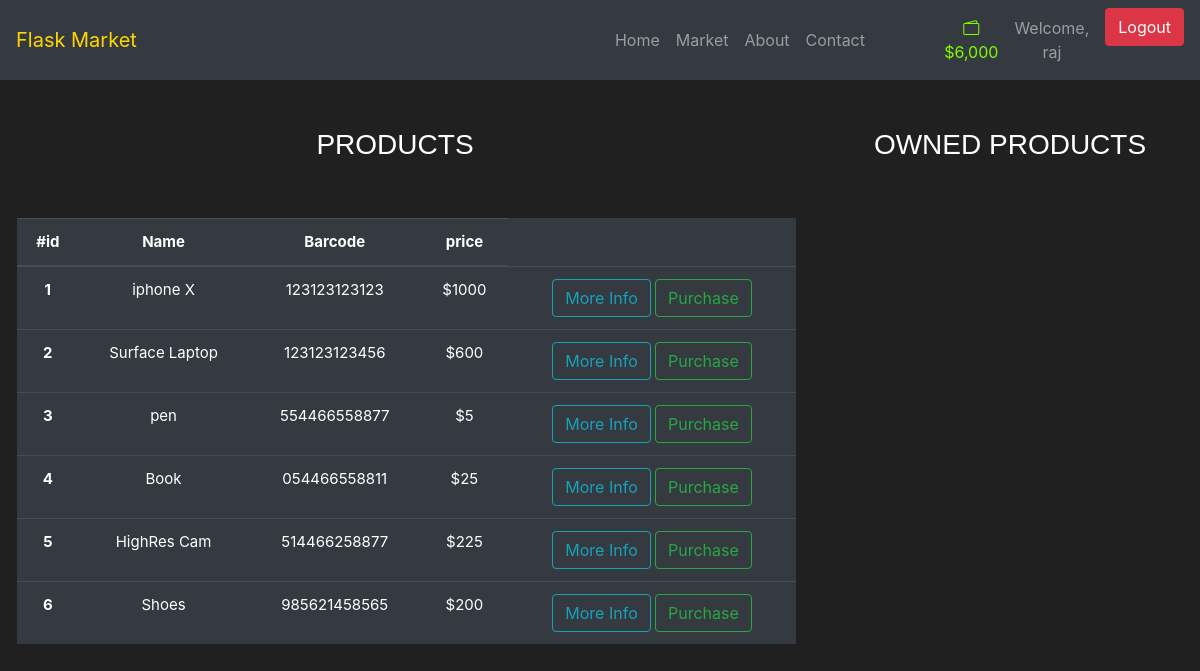
The app's page /market (signed in) with its own data.
### MARKET/model.py (models this page shows, shortened)
class User(db.Model, UserMixin):
    id = db.Column(db.Integer, primary_key=True)
    username = db.Column(db.String(length=30), nullable=False, unique=True)
    email = db.Column(db.String(length=50), nullable=False, unique=True)
    password_hash = db.Column(db.String(length=60), nullable=False)
    budget = db.Column(db.Integer(), nullable = False, default=1000)
    products = db.relationship('product', backref='owned_user', lazy=True)
    @property
    def prettier_budget(self):
        if len(str(self.budget)) >= 4:
            return f'{str(self.budget)[:-3]},{str(self.budget)[-3:]}'
        else:
            return f'{self.budget}'
    @property
    def password(self):
        return self.password

class product(db.Model):
    id = db.Column(db.Integer, primary_key=True)
    name = db.Column(db.String(length=30), nullable=False, unique=True)
    price = db.Column(db.Integer(), nullable=False)
    barcode = db.Column(db.String(length=12), nullable=False, unique=True)
    description = db.Column(db.String(length=1000), nullable=False, unique=True)
    owner = db.Column(db.Integer(), db.ForeignKey('user.id')) #user in lowercase

### MARKET/routes.py (the view, shortened to what this page needs)
@app.route("/market", methods=['GET', 'POST'])
@login_required
def market_page():
    purchase_form = PurchaseItemForm()
    sell_form = SellItemForm()
    add_money = AddMoney()
    if request.method == "GET":
        items = product.query.filter_by(owner=None)  # SQLAlchemy
        owned_items = product.query.filter_by(owner=current_user.id)
        return render_template('market.html', items=items, sell_form=sell_form, purchase_form=purchase_form, owned_items=owned_items, add_money=add_money)

### MARKET/model.py (called while the page is built)
@login_manager.user_loader
def load_user(user_id):
    return User.query.get(int(user_id))

### MARKET/templates/market.html (shortened to what this page needs)
{% extends 'base.html' %}
{% block bodydown %}
<br>
<div class="row" style="font-family: 'Oswald', sans-serif;">
    <div class="col-8">
        <h3 ID="p">PRODUCTS</h3>
    </div>
    <div class="col-4">
        <h3 id="op">OWNED PRODUCTS</h3>
    </div>
</div>
<br>
<br>
<div class="row" style="margin-left: 0.2%; font-size: 15px;">
    <div class="col-8">
        <table class="table table-hover table-dark">
            <thead>
            <tr>
                <th scope="col">#id</th>
                <th scope="col">Name</th>
                <th scope="col">Barcode</th>
                <th scope="col">price</th>
            </tr>
            </thead>
            <tbody>
            {% for item in items %}
            <tr>
                <th scope="row">{{item.id}}</th>
                <td>{{item.name}}</td>
                <td>{{item.barcode}}</td>
                <td>${{item.price}}</td>
                <td>
                    <button class="btn btn-outline btn-outline-info" data-toggle="modal" data-target="#Modal-MoreInfo-{{ item.id }}">More Info</button>
                    <button class="btn btn-outline btn-outline-success" data-toggle="modal" data-target="#Modal-PurchaseConfirm-{{ item.id }}" >Purchase</button>
                </td>
            </tr>
            {% endfor %}
            </tbody>
        </table>
    </div>
    <div class="col-4">
    </div>
</div>
{% endblock %}

### MARKET/templates/base.html (shortened to what this page needs)
<!doctype html>
<html lang="en">
<head>
    <link rel="stylesheet" href="https://cdn.jsdelivr.net/npm/bootstrap@4.5.3/dist/css/bootstrap.min.css"
>
    <link rel="stylesheet" href="https://cdn.jsdelivr.net/npm/bootstrap-icons@1.5.0/font/bootstrap-icons.css">
</head>
<body>
 <nav class="navbar navbar-expand-md navbar-dark bg-dark">
      <a class="navbar-brand" href="{{ url_for('home_page') }}" style="color:gold">Flask Market</a>
      <div class="collapse navbar-collapse" id="navbarNav">
          <div class="container ">
              <ul class="navbar-nav ">
                  <li class="nav-item text-center" style="margin-left: 165%;">
                      <a class="nav-link" href="{{ url_for('home_page') }}">Home <span class="sr-only">(current)</span></a>
                  </li>
                  <li class="nav-item  text-center">
                      <a class="nav-link" href="{{ url_for('market_page') }}">Market</a>
                  </li>
                  <li class="nav-item  text-center">
                      <a class="nav-link" href="#">About</a>
                  </li>
                  <li class="nav-item  text-center">
                      <a class="nav-link" href="#">Contact</a>
                  </li>
              </ul>
          </div>
          {% if current_user.is_authenticated %}
            <ul class="navbar-nav px-md-0">
                {% if request.path == "/market" %}
                    <li class="nav-item ">
                        <a class="nav-link" style="color: lawngreen; font-weight: bold margin-bottom: 5px" type="button"
                           data-toggle="modal" data-target="#money_modal">
                            <i class="bi bi-wallet2"></i>
                            ${{ current_user.prettier_budget }}
                        </a>
                    </li>
                {% endif %}
                <li class="nav-item pr-2">
                    <a class="nav-link">Welcome, {{ current_user.username }}</a>
                </li>
                <li class="nav-item">
                    <a class="btn btn-danger" href="{{ url_for('logout_page') }}">Logout</a>
                </li>
            </ul>
          {% endif %}
      </div>
    </nav>
<br>
{% block bodydown %}
{% endblock %}
</body>
</html>

### records on screen
User: prettier_budget "6,000", username "raj"
product: id "1", name "iphone X", barcode "123123123123", price "1000"
product: id "2", name "Surface Laptop", barcode "123123123456", price "600"
product: id "3", name "pen", barcode "554466558877", price "5"
product: id "4", name "Book", barcode "054466558811", price "25"
product: id "5", name "HighRes Cam", barcode "514466258877", price "225"
product: id "6", name "Shoes", barcode "985621458565", price "200"
